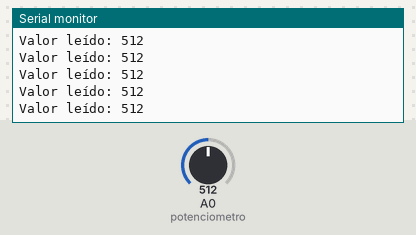
Bench run of a sketch on a simulated Arduino Uno, built with avr-gcc and run on an emulated ATmega328P. Shown: the last lines printed to the serial monitor. Inputs (shaded band) come from the test bench; at power-on: A0 (potenciometro) = 512.

Above: at 1.2 s.
1.3 s: A0 (potenciometro) set to 716
At 1.68 s:
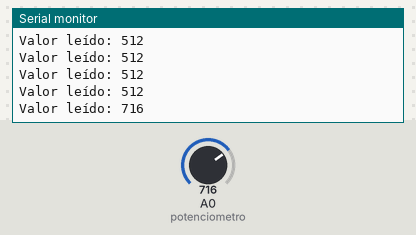
2.8 s: A0 (potenciometro) set to 900
At 2.94 s:
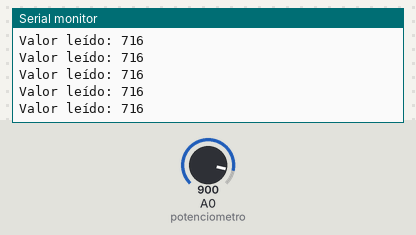
Timing chart, 0 to 5.8 s (numbered marks = the images above; inputs shaded):
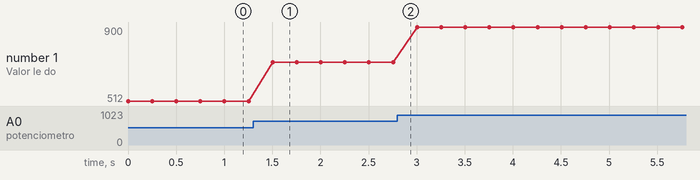

Measured:
- after the input at 1.3 s, the serial monitor: prints a new line after 0.20 s (image 1)
- plotted number 1: 512 → 716 after the input at 1.3 s, 716 → 900 after the input at 2.8 s

The sketch:

Prog_7_Potenci_metro.ino
```cpp
int potenciometro = A0;
  //PIN analógico usa hexadecimal
  // analogico -> A0 - A5
void setup() {
  //Los pines analogicos, solo funcionan como entradas, por lo que no se requiere se defina el modo de trabajo
  //ADC = // 5 VOLS de voltaje de referencia // 10 bits de resolucion --> 1024 valores = (0, 1023)
  //0 = 0 volts
  //1023 = 5 volts

  Serial.begin(9600);
}

int valor;
void loop() {
  valor = analogRead(potenciometro);
  Serial.println("Valor leído: " + String(valor));
  delay(250);//ms
}
```
